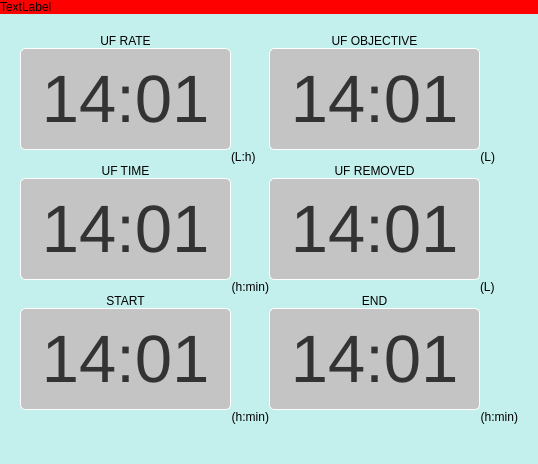
           <widget class="QFrame" name="time_data">
            <property name="styleSheet">
             <string notr="true">background-color: #C3F0ED</string>
            </property>
            <property name="frameShape">
             <enum>QFrame::NoFrame</enum>
            </property>
            <property name="frameShadow">
             <enum>QFrame::Raised</enum>
            </property>
            <layout class="QVBoxLayout" name="verticalLayout_9" stretch="1,7">
             <property name="spacing">
              <number>0</number>
             </property>
             <property name="leftMargin">
              <number>0</number>
             </property>
             <property name="topMargin">
              <number>0</number>
             </property>
             <property name="rightMargin">
              <number>0</number>
             </property>
             <property name="bottomMargin">
              <number>20</number>
             </property>
             <item>
              <widget class="QFrame" name="frame_14">
               <property name="styleSheet">
                <string notr="true">background-color : red;</string>
               </property>
               <property name="frameShape">
                <enum>QFrame::NoFrame</enum>
               </property>
               <property name="frameShadow">
                <enum>QFrame::Raised</enum>
               </property>
               <layout class="QHBoxLayout" name="horizontalLayout_12">
                <property name="spacing">
                 <number>0</number>
                </property>
                <property name="leftMargin">
                 <number>0</number>
                </property>
                <property name="topMargin">
                 <number>0</number>
                </property>
                <property name="rightMargin">
                 <number>0</number>
                </property>
                <property name="bottomMargin">
                 <number>0</number>
                </property>
                <item>
                 <widget class="QLabel" name="label_11">
                  <property name="text">
                   <string>TextLabel</string>
                  </property>
                 </widget>
                </item>
               </layout>
              </widget>
             </item>
             <item>
              <widget class="QFrame" name="frame_15">
               <property name="frameShape">
                <enum>QFrame::NoFrame</enum>
               </property>
               <property name="frameShadow">
                <enum>QFrame::Raised</enum>
               </property>
               <layout class="QGridLayout" name="gridLayout">
                <property name="leftMargin">
                 <number>20</number>
                </property>
                <property name="topMargin">
                 <number>20</number>
                </property>
                <property name="rightMargin">
                 <number>20</number>
                </property>
                <property name="bottomMargin">
                 <number>20</number>
                </property>
                <property name="spacing">
                 <number>0</number>
                </property>
                <item row="1" column="0">
                 <widget class="QFrame" name="frame_18">
                  <property name="frameShape">
                   <enum>QFrame::NoFrame</enum>
                  </property>
                  <property name="frameShadow">
                   <enum>QFrame::Raised</enum>
                  </property>
                  <layout class="QHBoxLayout" name="horizontalLayout_10">
                   <property name="spacing">
                    <number>0</number>
                   </property>
                   <property name="leftMargin">
                    <number>0</number>
                   </property>
                   <property name="topMargin">
                    <number>0</number>
                   </property>
                   <property name="rightMargin">
                    <number>0</number>
                   </property>
                   <property name="bottomMargin">
                    <number>0</number>
                   </property>
                   <item>
                    <widget class="QFrame" name="frame_22">
                     <property name="frameShape">
                      <enum>QFrame::NoFrame</enum>
                     </property>
                     <property name="frameShadow">
                      <enum>QFrame::Raised</enum>
                     </property>
                     <layout class="QGridLayout" name="gridLayout_8">
                      <property name="leftMargin">
                       <number>0</number>
                      </property>
                      <property name="topMargin">
                       <number>0</number>
                      </property>
                      <property name="rightMargin">
                       <number>0</number>
                      </property>
                      <property name="bottomMargin">
                       <number>0</number>
                      </property>
                      <property name="spacing">
                       <number>0</number>
                      </property>
                      <item row="2" column="1">
                       <widget class="QLabel" name="label_24">
                        <property name="styleSheet">
                         <string notr="true">font: 14pt &quot;Roboto&quot;;
background-color: rgb(195, 240, 237);</string>
                        </property>
                        <property name="text">
                         <string>(h:min)</string>
                        </property>
                        <property name="alignment">
                         <set>Qt::AlignRight|Qt::AlignTop|Qt::AlignTrailing</set>
                        </property>
                       </widget>
                      </item>
                      <item row="1" column="0">
                       <widget class="QPushButton" name="uftime_button">
                        <property name="minimumSize">
                         <size>
                          <width>211</width>
                          <height>102</height>
                         </size>
                        </property>
                        <property name="maximumSize">
                         <size>
                          <width>211</width>
                          <height>102</height>
                         </size>
                        </property>
                        <property name="styleSheet">
                         <string notr="true">font: 50pt;
color: #333;
background: #C4C4C4;
border: 1px solid #FFFFFF;
box-sizing: border-box;
box-shadow: 0px 4px 4px rgba(0, 0, 0, 0.25);
border-radius: 5px;</string>
                        </property>
                        <property name="text">
                         <string>14:01</string>
                        </property>
                       </widget>
                      </item>
                      <item row="0" column="0">
                       <widget class="QLabel" name="label_12">
                        <property name="styleSheet">
                         <string notr="true">
background-color: rgb(195, 240, 237);</string>
                        </property>
                        <property name="text">
                         <string>UF TIME</string>
                        </property>
                        <property name="alignment">
                         <set>Qt::AlignCenter</set>
                        </property>
                       </widget>
                      </item>
                     </layout>
                    </widget>
                   </item>
                  </layout>
                 </widget>
                </item>
                <item row="0" column="0">
                 <widget class="QFrame" name="frame_16">
                  <property name="frameShape">
                   <enum>QFrame::NoFrame</enum>
                  </property>
                  <property name="frameShadow">
                   <enum>QFrame::Raised</enum>
                  </property>
                  <layout class="QHBoxLayout" name="horizontalLayout_6">
                   <property name="spacing">
                    <number>0</number>
                   </property>
                   <property name="leftMargin">
                    <number>0</number>
                   </property>
                   <property name="topMargin">
                    <number>0</number>
                   </property>
                   <property name="rightMargin">
                    <number>0</number>
                   </property>
                   <property name="bottomMargin">
                    <number>0</number>
                   </property>
                   <item>
                    <widget class="QFrame" name="frame_23">
                     <property name="frameShape">
                      <enum>QFrame::NoFrame</enum>
                     </property>
                     <property name="frameShadow">
                      <enum>QFrame::Raised</enum>
                     </property>
                     <layout class="QGridLayout" name="gridLayout_15">
                      <property name="leftMargin">
                       <number>0</number>
                      </property>
                      <property name="topMargin">
                       <number>0</number>
                      </property>
                      <property name="rightMargin">
                       <number>0</number>
                      </property>
                      <property name="bottomMargin">
                       <number>0</number>
                      </property>
                      <property name="spacing">
                       <number>0</number>
                      </property>
                      <item row="1" column="0">
                       <widget class="QPushButton" name="ufrate_button">
                        <property name="minimumSize">
                         <size>
                          <width>211</width>
                          <height>102</height>
                         </size>
                        </property>
                        <property name="maximumSize">
                         <size>
                          <width>211</width>
                          <height>102</height>
                         </size>
                        </property>
                        <property name="styleSheet">
                         <string notr="true">font: 50pt;
color: #333;
background: #C4C4C4;
border: 1px solid #FFFFFF;
box-sizing: border-box;
box-shadow: 0px 4px 4px rgba(0, 0, 0, 0.25);
border-radius: 5px;</string>
                        </property>
                        <property name="text">
                         <string>14:01</string>
                        </property>
                       </widget>
                      </item>
                      <item row="0" column="0">
                       <widget class="QLabel" name="label_19">
                        <property name="styleSheet">
                         <string notr="true">
background-color: rgb(195, 240, 237);</string>
                        </property>
                        <property name="text">
                         <string>UF RATE</string>
                        </property>
                        <property name="alignment">
                         <set>Qt::AlignCenter</set>
                        </property>
                       </widget>
                      </item>
                      <item row="2" column="1">
                       <widget class="QLabel" name="label_41">
                        <property name="styleSheet">
                         <string notr="true">font: 14pt &quot;Roboto&quot;;
background-color: rgb(195, 240, 237);</string>
                        </property>
                        <property name="text">
                         <string>(L:h)</string>
                        </property>
                        <property name="alignment">
                         <set>Qt::AlignLeading|Qt::AlignLeft|Qt::AlignTop</set>
                        </property>
                       </widget>
                      </item>
                     </layout>
                    </widget>
                   </item>
                  </layout>
                 </widget>
                </item>
                <item row="2" column="0">
                 <widget class="QFrame" name="frame_20">
                  <property name="frameShape">
                   <enum>QFrame::NoFrame</enum>
                  </property>
                  <property name="frameShadow">
                   <enum>QFrame::Raised</enum>
                  </property>
                  <layout class="QHBoxLayout" name="horizontalLayout_11">
                   <property name="spacing">
                    <number>0</number>
                   </property>
                   <property name="leftMargin">
                    <number>0</number>
                   </property>
                   <property name="topMargin">
                    <number>0</number>
                   </property>
                   <property name="rightMargin">
                    <number>0</number>
                   </property>
                   <property name="bottomMargin">
                    <number>0</number>
                   </property>
                   <item>
                    <widget class="QFrame" name="frame_26">
                     <property name="frameShape">
                      <enum>QFrame::NoFrame</enum>
                     </property>
                     <property name="frameShadow">
                      <enum>QFrame::Raised</enum>
                     </property>
                     <layout class="QGridLayout" name="gridLayout_12">
                      <property name="leftMargin">
                       <number>0</number>
                      </property>
                      <property name="topMargin">
                       <number>0</number>
                      </property>
                      <property name="rightMargin">
                       <number>0</number>
                      </property>
                      <property name="bottomMargin">
                       <number>0</number>
                      </property>
                      <property name="spacing">
                       <number>0</number>
                      </property>
                      <item row="1" column="0">
                       <widget class="QPushButton" name="start_button">
                        <property name="minimumSize">
                         <size>
                          <width>211</width>
                          <height>102</height>
                         </size>
                        </property>
                        <property name="maximumSize">
                         <size>
                          <width>211</width>
                          <height>102</height>
                         </size>
                        </property>
                        <property name="styleSheet">
                         <string notr="true">font: 50pt;
color: #333;
background: #C4C4C4;
border: 1px solid #FFFFFF;
box-sizing: border-box;
box-shadow: 0px 4px 4px rgba(0, 0, 0, 0.25);
border-radius: 5px;</string>
                        </property>
                        <property name="text">
                         <string>14:01</string>
                        </property>
                       </widget>
                      </item>
                      <item row="2" column="1">
                       <widget class="QLabel" name="label_38">
                        <property name="styleSheet">
                         <string notr="true">font: 14pt &quot;Roboto&quot;;
background-color: rgb(195, 240, 237);</string>
                        </property>
                        <property name="text">
                         <string>(h:min)</string>
                        </property>
                        <property name="alignment">
                         <set>Qt::AlignRight|Qt::AlignTop|Qt::AlignTrailing</set>
                        </property>
                       </widget>
                      </item>
                      <item row="0" column="0">
                       <widget class="QLabel" name="label_15">
                        <property name="styleSheet">
                         <string notr="true">
background-color: rgb(195, 240, 237);</string>
                        </property>
                        <property name="text">
                         <string>START</string>
                        </property>
                        <property name="alignment">
                         <set>Qt::AlignCenter</set>
                        </property>
                       </widget>
                      </item>
                     </layout>
                    </widget>
                   </item>
                  </layout>
                 </widget>
                </item>
                <item row="0" column="1">
                 <widget class="QFrame" name="frame_17">
                  <property name="frameShape">
                   <enum>QFrame::NoFrame</enum>
                  </property>
                  <property name="frameShadow">
                   <enum>QFrame::Raised</enum>
                  </property>
                  <layout class="QHBoxLayout" name="horizontalLayout_7">
                   <property name="spacing">
                    <number>0</number>
                   </property>
                   <property name="leftMargin">
                    <number>0</number>
                   </property>
                   <property name="topMargin">
                    <number>0</number>
                   </property>
                   <property name="rightMargin">
                    <number>0</number>
                   </property>
                   <property name="bottomMargin">
                    <number>0</number>
                   </property>
                   <item>
                    <widget class="QFrame" name="frame_25">
                     <property name="frameShape">
                      <enum>QFrame::NoFrame</enum>
                     </property>
                     <property name="frameShadow">
                      <enum>QFrame::Raised</enum>
                     </property>
                     <layout class="QGridLayout" name="gridLayout_10">
                      <property name="leftMargin">
                       <number>0</number>
                      </property>
                      <property name="topMargin">
                       <number>0</number>
                      </property>
                      <property name="rightMargin">
                       <number>0</number>
                      </property>
                      <property name="bottomMargin">
                       <number>0</number>
                      </property>
                      <property name="spacing">
                       <number>0</number>
                      </property>
                      <item row="1" column="0">
                       <widget class="QPushButton" name="ufobj_button">
                        <property name="minimumSize">
                         <size>
                          <width>211</width>
                          <height>102</height>
                         </size>
                        </property>
                        <property name="maximumSize">
                         <size>
                          <width>211</width>
                          <height>102</height>
                         </size>
                        </property>
                        <property name="styleSheet">
                         <string notr="true">font: 50pt;
color: #333;
background: #C4C4C4;
border: 1px solid #FFFFFF;
box-sizing: border-box;
box-shadow: 0px 4px 4px rgba(0, 0, 0, 0.25);
border-radius: 5px;</string>
                        </property>
                        <property name="text">
                         <string>14:01</string>
                        </property>
                       </widget>
                      </item>
                      <item row="2" column="1" alignment="Qt::AlignLeft|Qt::AlignTop">
                       <widget class="QLabel" name="label_36">
                        <property name="styleSheet">
                         <string notr="true">font: 14pt &quot;Roboto&quot;;
background-color: rgb(195, 240, 237);</string>
                        </property>
                        <property name="text">
                         <string>(L)</string>
                        </property>
                        <property name="alignment">
                         <set>Qt::AlignRight|Qt::AlignTrailing|Qt::AlignVCenter</set>
                        </property>
                       </widget>
                      </item>
                      <item row="0" column="0">
                       <widget class="QLabel" name="label_16">
                        <property name="styleSheet">
                         <string notr="true">
background-color: rgb(195, 240, 237);</string>
                        </property>
                        <property name="text">
                         <string>UF OBJECTIVE</string>
                        </property>
                        <property name="alignment">
                         <set>Qt::AlignCenter</set>
                        </property>
                       </widget>
                      </item>
                     </layout>
                    </widget>
                   </item>
                  </layout>
                 </widget>
                </item>
                <item row="2" column="1">
                 <widget class="QFrame" name="frame_21">
                  <property name="frameShape">
                   <enum>QFrame::NoFrame</enum>
                  </property>
                  <property name="frameShadow">
                   <enum>QFrame::Raised</enum>
                  </property>
                  <layout class="QHBoxLayout" name="horizontalLayout_13">
                   <property name="spacing">
                    <number>0</number>
                   </property>
                   <property name="leftMargin">
                    <number>0</number>
                   </property>
                   <property name="topMargin">
                    <number>0</number>
                   </property>
                   <property name="rightMargin">
                    <number>0</number>
                   </property>
                   <property name="bottomMargin">
                    <number>0</number>
                   </property>
                   <item>
                    <widget class="QFrame" name="frame_27">
                     <property name="frameShape">
                      <enum>QFrame::NoFrame</enum>
                     </property>
                     <property name="frameShadow">
                      <enum>QFrame::Raised</enum>
                     </property>
                     <layout class="QGridLayout" name="gridLayout_13">
                      <property name="leftMargin">
                       <number>0</number>
                      </property>
                      <property name="topMargin">
                       <number>0</number>
                      </property>
                      <property name="rightMargin">
                       <number>0</number>
                      </property>
                      <property name="bottomMargin">
                       <number>0</number>
                      </property>
                      <property name="spacing">
                       <number>0</number>
                      </property>
                      <item row="0" column="0">
                       <widget class="QLabel" name="label_14">
                        <property name="styleSheet">
                         <string notr="true">
background-color: rgb(195, 240, 237);</string>
                        </property>
                        <property name="text">
                         <string>END</string>
                        </property>
                        <property name="alignment">
                         <set>Qt::AlignCenter</set>
                        </property>
                       </widget>
                      </item>
                      <item row="1" column="0">
                       <widget class="QPushButton" name="end_button">
                        <property name="minimumSize">
                         <size>
                          <width>211</width>
                          <height>102</height>
                         </size>
                        </property>
                        <property name="maximumSize">
                         <size>
                          <width>211</width>
                          <height>102</height>
                         </size>
                        </property>
                        <property name="styleSheet">
                         <string notr="true">font: 50pt;
color: #333;
background: #C4C4C4;
border: 1px solid #FFFFFF;
box-sizing: border-box;
box-shadow: 0px 4px 4px rgba(0, 0, 0, 0.25);
border-radius: 5px;</string>
                        </property>
                        <property name="text">
                         <string>14:01</string>
                        </property>
                       </widget>
                      </item>
                      <item row="2" column="1">
                       <widget class="QLabel" name="label_37">
                        <property name="styleSheet">
                         <string notr="true">font: 14pt &quot;Roboto&quot;;
background-color: rgb(195, 240, 237);</string>
                        </property>
                        <property name="text">
                         <string>(h:min)</string>
                        </property>
                        <property name="alignment">
                         <set>Qt::AlignRight|Qt::AlignTop|Qt::AlignTrailing</set>
                        </property>
                       </widget>
                      </item>
                     </layout>
                    </widget>
                   </item>
                  </layout>
                 </widget>
                </item>
                <item row="1" column="1">
                 <widget class="QFrame" name="frame_19">
                  <property name="frameShape">
                   <enum>QFrame::NoFrame</enum>
                  </property>
                  <property name="frameShadow">
                   <enum>QFrame::Raised</enum>
                  </property>
                  <layout class="QHBoxLayout" name="horizontalLayout_9">
                   <property name="spacing">
                    <number>0</number>
                   </property>
                   <property name="leftMargin">
                    <number>0</number>
                   </property>
                   <property name="topMargin">
                    <number>0</number>
                   </property>
                   <property name="rightMargin">
                    <number>0</number>
                   </property>
                   <property name="bottomMargin">
                    <number>0</number>
                   </property>
                   <item>
                    <widget class="QFrame" name="frame_29">
                     <property name="frameShape">
                      <enum>QFrame::NoFrame</enum>
                     </property>
                     <property name="frameShadow">
                      <enum>QFrame::Raised</enum>
                     </property>
                     <layout class="QGridLayout" name="gridLayout_14">
                      <property name="leftMargin">
                       <number>0</number>
                      </property>
                      <property name="topMargin">
                       <number>0</number>
                      </property>
                      <property name="rightMargin">
                       <number>0</number>
                      </property>
                      <property name="bottomMargin">
                       <number>0</number>
                      </property>
                      <property name="spacing">
                       <number>0</number>
                      </property>
                      <item row="1" column="0">
                       <widget class="QPushButton" name="ufrmv_button">
                        <property name="minimumSize">
                         <size>
                          <width>211</width>
                          <height>102</height>
                         </size>
                        </property>
                        <property name="maximumSize">
                         <size>
                          <width>211</width>
                          <height>102</height>
                         </size>
                        </property>
                        <property name="styleSheet">
                         <string notr="true">font: 50pt;
color: #333;
background: #C4C4C4;
border: 1px solid #FFFFFF;
box-sizing: border-box;
box-shadow: 0px 4px 4px rgba(0, 0, 0, 0.25);
border-radius: 5px;</string>
                        </property>
                        <property name="text">
                         <string>14:01</string>
                        </property>
                       </widget>
                      </item>
                      <item row="0" column="0">
                       <widget class="QLabel" name="label_17">
                        <property name="styleSheet">
                         <string notr="true">
background-color: rgb(195, 240, 237);</string>
                        </property>
                        <property name="text">
                         <string>UF REMOVED</string>
                        </property>
                        <property name="alignment">
                         <set>Qt::AlignCenter</set>
                        </property>
                       </widget>
                      </item>
                      <item row="2" column="1">
                       <widget class="QLabel" name="label_39">
                        <property name="styleSheet">
                         <string notr="true">font: 14pt &quot;Roboto&quot;;
background-color: rgb(195, 240, 237);</string>
                        </property>
                        <property name="text">
                         <string>(L)</string>
                        </property>
                        <property name="alignment">
                         <set>Qt::AlignLeading|Qt::AlignLeft|Qt::AlignTop</set>
                        </property>
                       </widget>
                      </item>
                     </layout>
                    </widget>
                   </item>
                  </layout>
                 </widget>
                </item>
               </layout>
              </widget>
             </item>
            </layout>
           </widget>
